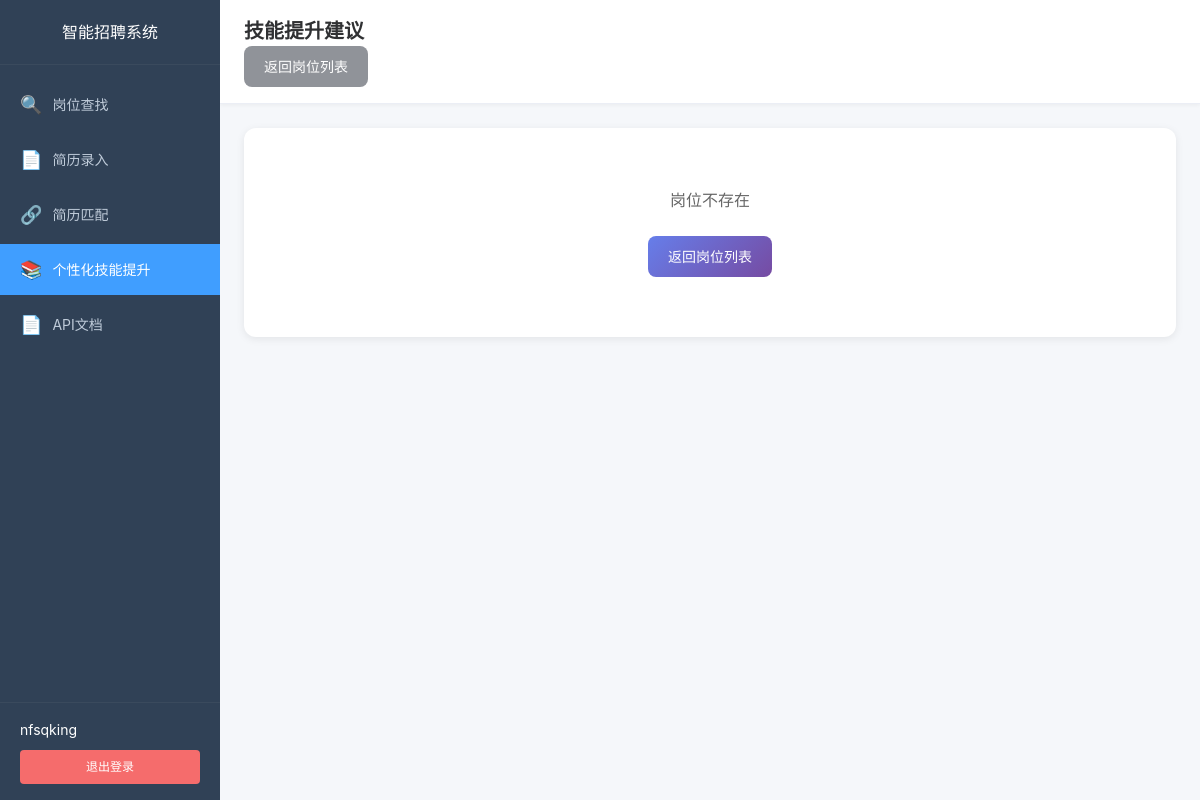
Page /skill_improvement/suggestion/97 (signed in) on the earlier database version.
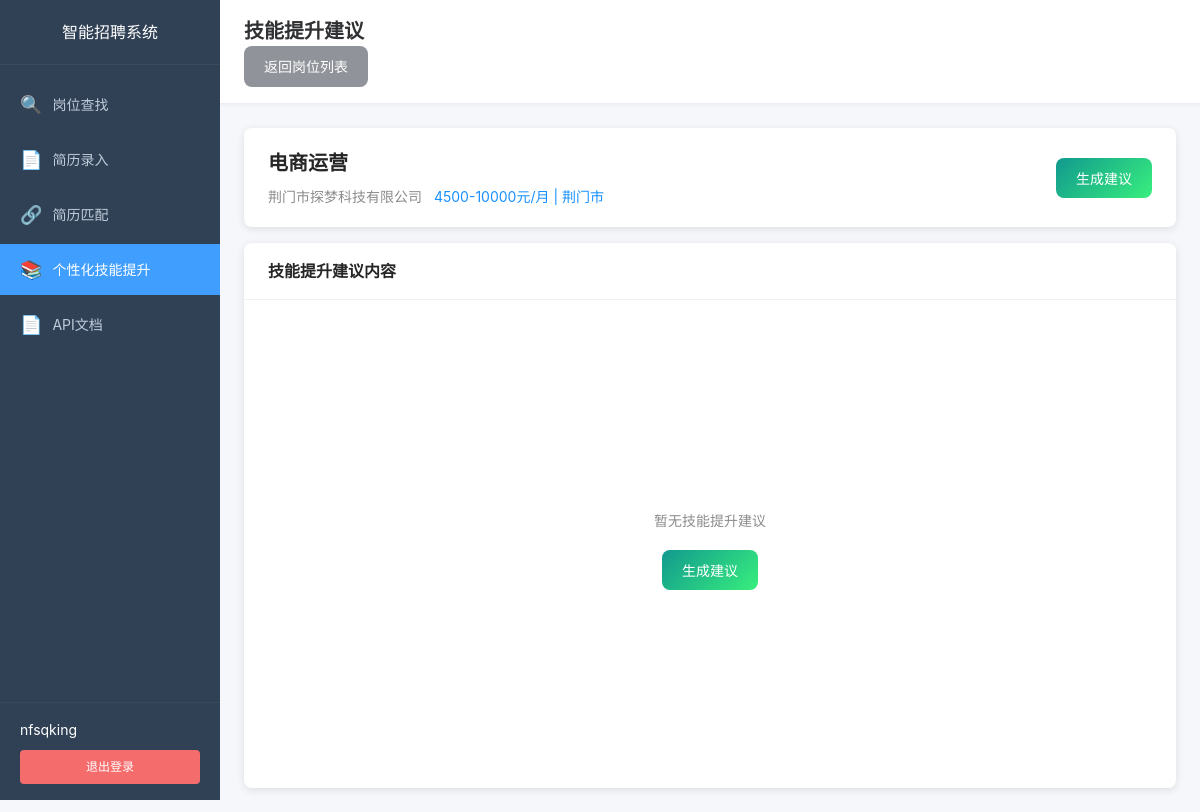
Same page on the later database version.
### app/models/job.py (models this page shows, shortened)
class Job(db.Model):
    __tablename__ = 'jobs'
    id = db.Column(db.Integer, primary_key=True)
    job_id = db.Column(db.String(100), unique=True, nullable=False, index=True)
    job_name = db.Column(db.String(200), nullable=False)
    job_salary = db.Column(db.String(50))
    location = db.Column(db.String(100))
    experience = db.Column(db.String(50))
    education = db.Column(db.String(50))
    job_description = db.Column(db.Text)
    company_name = db.Column(db.String(200))
    industry = db.Column(db.String(100))
    company_type = db.Column(db.String(100))
    company_size = db.Column(db.String(50))
    detail_url = db.Column(db.Text, nullable=True)
    created_at = db.Column(db.DateTime, default=datetime.utcnow)
    updated_at = db.Column(db.DateTime, default=datetime.utcnow, onupdate=datetime.utcnow)

### app/routes/skill_improvement.py (the view)
@skill_improvement.route('/skill_improvement/suggestion/<int:job_id>')
@login_required
def suggestion(job_id):
    current_resume = get_current_resume()
    has_resume = current_resume is not None
    job = Job.query.get(job_id)
    if not job:
        return render_template('skill_suggestion.html',
                             job=None,
                             has_resume=has_resume,
                             has_suggestion=False,
                             suggestion=None)
    current_resume_id = get_current_resume_id()
    suggestion = None
    has_suggestion = False
    if current_resume_id:
        suggestion = SkillSuggestion.query.filter_by(
            resume_id=current_resume_id,
            job_id=job_id
        ).first()
        has_suggestion = suggestion is not None
    return render_template('skill_suggestion.html',
                         job=job,
                         has_resume=has_resume,
                         has_suggestion=has_suggestion,
                         suggestion=suggestion)

### app/models/user.py (called while the page is built)
@login_manager.user_loader
def load_user(user_id: str):
    return User.query.get(int(user_id))

### app/routes/skill_improvement.py (called while the page is built, shortened)
def get_current_resume_id():
    resume_id = session.get('current_resume_id')
    if resume_id:
        resume = Resume.query.filter_by(id=resume_id, user_id=current_user.id).first()
        if resume:
            return resume_id
    active_resume = Resume.query.filter_by(user_id=current_user.id, is_active=True).first()
    if active_resume:
        session['current_resume_id'] = active_resume.id
        return active_resume.id

def get_current_resume():
    resume_id = get_current_resume_id()
    if resume_id:
        return Resume.query.get(resume_id)
    return None

### app/templates/skill_suggestion.html (shortened to what the changed rows need)
{% extends "base.html" %}
{% block extra_css %}
<link rel="stylesheet" href="{{ url_for('static', filename='css/dashboard.css') }}">
<link rel="stylesheet" href="{{ url_for('static', filename='css/skill_improvement.css') }}">
{% endblock %}
{% block content %}
<div class="app-container">
    <aside class="sidebar">
        <div class="sidebar-header">
            <h2>智能招聘系统</h2>
        </div>
    </aside>
    <main class="main-content">
        <header class="main-header">
            <h1>技能提升建议</h1>
        </header>
        <div class="content-wrapper">
            {% if not has_resume %}
            <div class="message-panel">
                <p class="message-text">请先创建简历后再使用此功能</p>
                <a href="{{ url_for('resume.list_resumes') }}" class="btn btn-primary">去创建简历</a>
            </div>
            {% elif not job %}
            <div class="message-panel">
                <p class="message-text">岗位不存在</p>
                <a href="{{ url_for('skill_improvement.index') }}" class="btn btn-primary">返回岗位列表</a>
            </div>
            {% else %}
            <div class="suggestion-page-container">
                <div class="suggestion-header">
                    <div class="suggestion-title">
                        <h2>{{ job.job_name }}</h2>
                        <div class="job-info">
                            <span>{{ job.company_name }}</span>
                            <span class="company">{{ job.job_salary or '面议' }} | {{ job.location or '未知' }}</span>
                        </div>
                    </div>
                    <div class="suggestion-actions">
                        {% if has_suggestion %}
                        <button class="btn btn-primary" id="regenerateBtn" data-job-id="{{ job.id }}">重新生成</button>
                        {% else %}
                        <button class="btn btn-success" id="generateBtn" data-job-id="{{ job.id }}">生成建议</button>
                        {% endif %}
                    </div>
                </div>
                <div class="suggestion-content-wrapper">
                    <div class="suggestion-content-header">
                        <h3>技能提升建议内容</h3>
                    </div>
                    <div class="suggestion-content-body" id="suggestionContent">
                        {% if has_suggestion and suggestion %}
                        <div id="existingContent" data-content="{{ suggestion.suggestion | e }}"></div>
                        {% else %}
                        <div class="empty-state">
                            <p>暂无技能提升建议</p>
                            <button class="btn btn-success" id="emptyGenerateBtn" data-job-id="{{ job.id }}">生成建议</button>
                        </div>
                        {% endif %}
                    </div>
                </div>
            </div>
            {% endif %}
        </div>
    </main>
</div>
{% endblock %}

Differences in the rows shown:
added Job: job_name "电商运营", company_name "荆门市探梦科技有限公司", job_salary "4500-10000元/月", location "荆门市"
Other differences:
text no longer shown: "岗位不存在 返回岗位列表"
text now shown: "| 生成建议 技能提升建议内容 暂无技能提升建议 生成建议"
